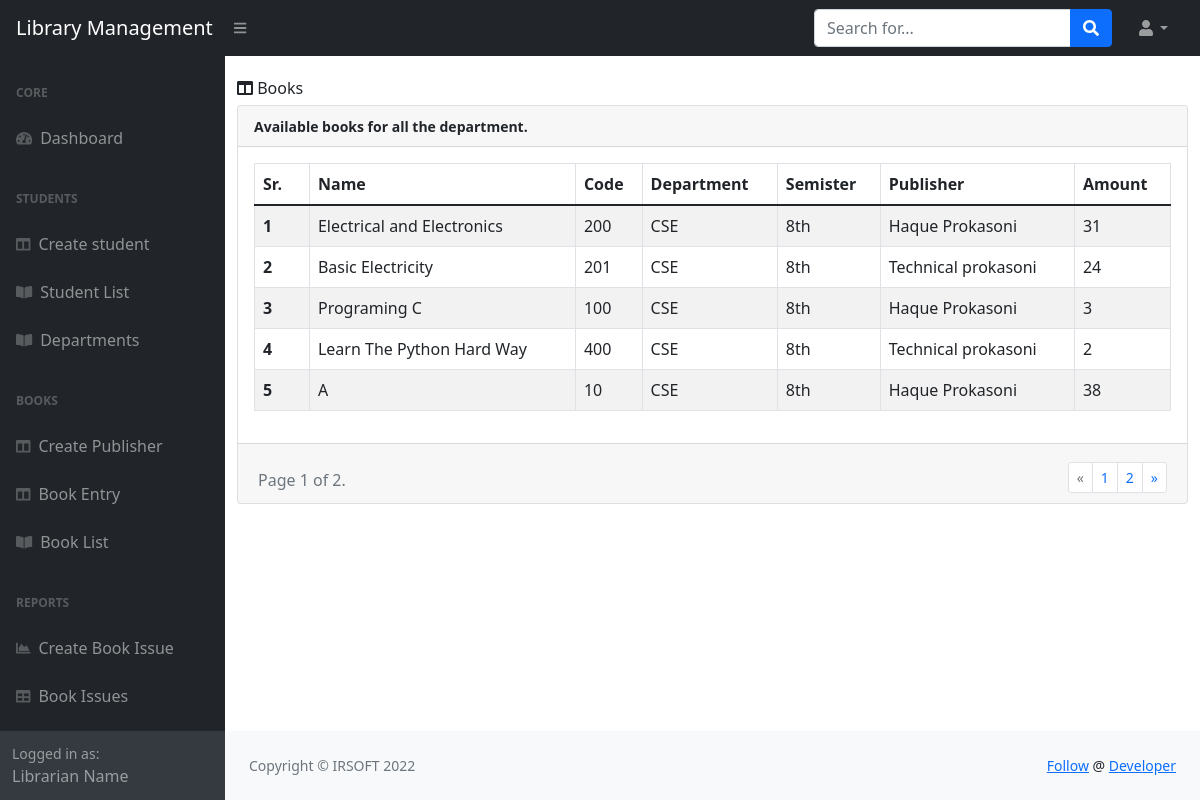
Page /books/list/ on the committed database.
### books/models.py (models this page shows, shortened)
class Book(models.Model):
    semisters = (
        ('1st','1st'),
        ('2nd','2nd'),
        ('3rd','3rd'),
        ('4th','4th'),
        ('5th','5th'),
        ('6th','6th'),
        ('7th','7th'),
        ('8th','8th')
    )
    name = models.CharField(max_length=100)
    code = models.CharField(max_length=50)
    publisher = models.ForeignKey(Publisher, on_delete=models.CASCADE)
    department = models.ForeignKey(Department, on_delete=models.CASCADE)
    semister = models.CharField(choices=semisters, max_length=50)
    amount = models.PositiveIntegerField(default=0)
    class Meta:
        verbose_name_plural = 'books'

class Publisher(models.Model):
    name = models.CharField(max_length=100)
    email = models.CharField(max_length=100)
    class Meta:
        verbose_name_plural = 'publishers'

### students/models.py (models this page shows, shortened)
class Department(models.Model):
    name = models.CharField(max_length=100)
    code = models.CharField(max_length=50)
    description = models.TextField(max_length=600)
    class Meta:
        verbose_name_plural = 'departments'

### books/views.py (the view)
# urls.py: path('list/', book_list, name='book_list'),
def book_list(request):
    context = {}
    books = Book.objects.all()
    paginator = Paginator(books, 5) # Show 10 contacts per page.
    page_number = request.GET.get('page')
    page_obj = paginator.get_page(page_number)
    context['page_obj'] = page_obj
    return render(request, 'books/book_list.html', context)

### templates/books/book_list.html (shortened to what this page needs)
{% extends 'base.html' %}
{% block content %}
<div class="container">
    <div class="col-md-4" style="text-align:left; padding-top:20px;padding-bottom:5px;">
      <i class="fas fa-columns"></i>
      Books
    </div>
    <div class="card text-center">
      <div class="card-header"  style="text-align:left;">
          <small><b>Available books for all the department.</b></small>
      </div>
      <div class="card-body"  style="text-align:left;">
          <table class="table table-bordered table-striped">
              <thead>
                <tr>
                  <th scope="col">Sr.</th>
                  <th scope="col">Name</th>
                  <th scope="col">Code</th>
                  <th scope="col">Department</th>
                  <th scope="col">Semister</th>
                  <th scope="col">Publisher</th>
                  <th scope="col">Amount</th>
                </tr>
              </thead>
              <tbody>
              {% for book in page_obj %}
                <tr>
                  <th style="width:6%;" scope="row">{{ forloop.counter }}</th>
                  <td>{{ book.name }}</td>
                  <td>{{ book.code }}</td>
                  <td>{{ book.department.name }}</td>
                  <td>{{ book.semister }}</td>
                  <td>{{ book.publisher.name }}</td>
                  <td>{{ book.amount }}</td>
                </tr>
              {% endfor %}
              </tbody>
          </table>
      </div>
      <div class="card-footer text-muted">
        <div class="paginator_class" style="padding-right:20px; padding-left:20px;">
        <br>
        <div class="row">
            <div class="col-md-6" style="text-align:left;">
                <span class="current">
                    Page {{ page_obj.number }} of {{ page_obj.paginator.num_pages }}.
                </span>
            </div>
            <div class="col-md-6">
                <nav aria-label="...">
                  <ul class="pagination pagination-sm justify-content-end" style="margin-top:-6px;">
                    {% if page_obj.has_previous %}
                    <li class="page-item">
                        <a class="page-link" href="?page={{ page_obj.previous_page_number }}" aria-label="Previous">
                            <span aria-hidden="true">&laquo;</span>
                        </a>
                    </li>
                    {% else %}
                      <li class="page-item disabled">
                        <a class="page-link" href="#" aria-label="Previous">
                            <span aria-hidden="true">&laquo;</span>
                        </a>
                    </li>
                    {% endif %}
                    {% for page_no in page_obj.paginator.page_range %}
                    <li class="page-item"><a class="page-link" href="?page={{ page_no }}">{{ page_no }}</a></li>
                    {% endfor %}
                    {% if page_obj.has_next %}
                    <li class="page-item">
                        <a class="page-link" href="?page={{ page_obj.next_page_number }}" aria-label="Next">
                            <span aria-hidden="true">&raquo;</span>
                        </a>
                    </li>
                    {% endif %}
                  </ul>
                </nav>
            </div>
        </div>
    </div>
      </div>
    </div>
</div>
{% endblock content %}

### static/css/custom.css (style rules this page uses)
.card-footer { padding:0; max-height:60px; }

### rows in the picture
Book: name "Electrical and Electronics", code "200", department.name "CSE", semister "8th", publisher.name "Haque Prokasoni", amount "31"
Book: name "Basic Electricity", code "201", department.name "CSE", semister "8th", publisher.name "Technical prokasoni", amount "24"
Book: name "Programing C", code "100", department.name "CSE", semister "8th", publisher.name "Haque Prokasoni", amount "3"
Book: name "Learn The Python Hard Way", code "400", department.name "CSE", semister "8th", publisher.name "Technical prokasoni", amount "2"
Book: name "A", code "10", department.name "CSE", semister "8th", publisher.name "Haque Prokasoni", amount "38"

### other values in the picture
{{ page_obj.number }} "1"
{{ page_obj.paginator.num_pages }} "2"
{{ page_no }} "1" "2"
